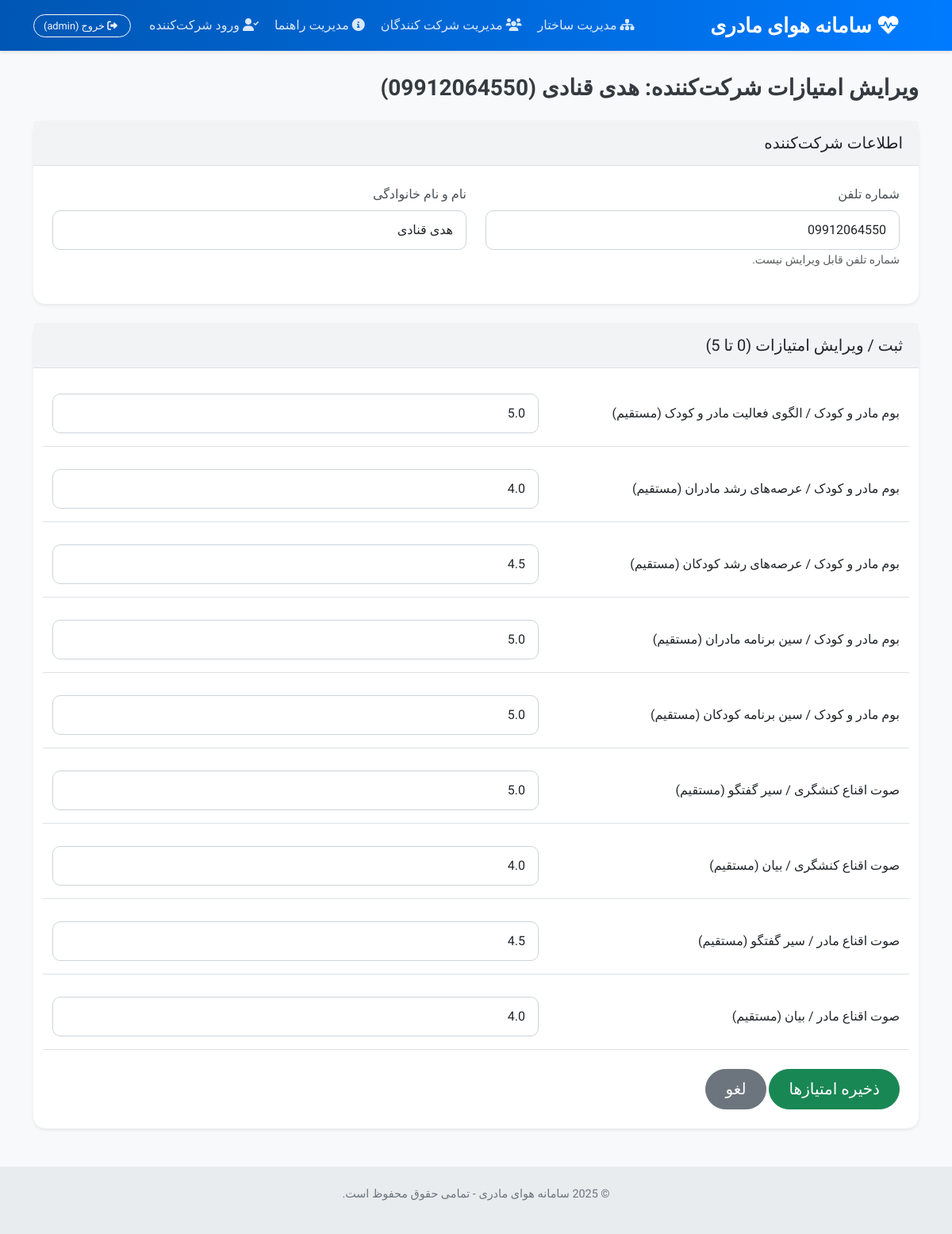
Screenshot of /participants/scores/09912064550 (signed in) with the database file from the repository.
### app/models.py (models this page shows, shortened)
class User(UserMixin, db.Model):
    id = db.Column(db.Integer, primary_key=True)
    username = db.Column(db.String(80), unique=True, nullable=False)
    password_hash = db.Column(db.String(256))

class Participant(db.Model):
    phone = db.Column(db.String(15), primary_key=True)
    name = db.Column(db.String(100), nullable=False)
    scores = db.relationship('Score', backref='participant', lazy='dynamic', cascade="all, delete-orphan")
    created_at = db.Column(db.DateTime, default=datetime.utcnow)
    attachment_filename = db.Column(db.String(255), nullable=True) # Store only the filename

### app/routes/participants.py (the view, shortened to what this page needs)
@participants_bp.route('/scores', methods=['GET', 'POST'])
@participants_bp.route('/scores/<string:phone>', methods=['GET', 'POST'])
@login_required
def manage_scores(phone=None):
    print(f"Accessing manage_scores with phone: {phone}, Method: {request.method}")
    participant = None; existing_scores_dict = {}; form_data_for_validation = request.form if request.method == 'POST' else None; form_data_for_population = None
    if phone:
        participant = Participant.query.get(phone)
        if not participant: flash(f"شرکت‌کننده‌ای با شماره تلفن {phone} یافت نشد.", "warning"); return redirect(url_for('participants.list_participants'))
        if request.method == 'GET':
            print(f"GET request for existing participant: {participant.name}")
            scores = Score.query.options(joinedload(Score.scored_measure).joinedload(Measure.indicator).joinedload(Indicator.axis), joinedload(Score.scored_indicator).joinedload(Indicator.axis)).filter_by(participant_phone=phone).all()
            for score in scores:
                 item = score.scored_measure if score.measure_id else score.scored_indicator
                 if item: field_name = get_hierarchical_name(item); existing_scores_dict[field_name] = score.value
                 else: field_name = f"measure_{score.measure_id}" if score.measure_id else f"indicator_{score.indicator_id}"; existing_scores_dict[field_name] = score.value
            form_data_for_population = participant
    try: scoreable_items = get_active_scoreable_items()
    except Exception as e: flash(f"خطا در بارگذاری سنجه‌ها/شاخص‌های فعال: {e}", "danger"); print(f"Error loading scoreable items: {e}"); traceback.print_exc(); scoreable_items = []
    participant_form = ParticipantInfoForm(formdata=form_data_for_validation, obj=form_data_for_population)
    class DynamicScoreForm(ScoreForm): pass
    item_name_map = {}
    if scoreable_items:
        for item in scoreable_items:
            field_label = get_hierarchical_name(item); field_name = field_label; item_name_map[field_name] = item
            if "خطا:" not in field_label: setattr(DynamicScoreForm, field_name, FloatField(field_label, validators=[DataRequired(message="امتیاز الزامی است."), NumberRange(min=0, max=5, message="امتیاز باید بین 0 و 5 باشد.")]))
            else: print(f"Skipping form field creation for item due to naming error: {item}")
    else:
        if request.method == 'GET' and not phone: flash("هیچ سنجه یا شاخص فعالی برای امتیازدهی یافت نشد.", "warning")
    if request.method == 'POST': score_form = DynamicScoreForm(formdata=request.form)
    elif phone and request.method == 'GET': score_form = DynamicScoreForm(data=existing_scores_dict); print(f"Populating score form with data: {existing_scores_dict}")
    else: score_form = DynamicScoreForm()
    return render_template('participants/add_scores.html', participant_form=participant_form, score_form=score_form, editing=bool(phone), scoreable_items=scoreable_items, item_name_map=item_name_map)

### app/forms.py
class ParticipantInfoForm(FlaskForm):
    phone = StringField('شماره تلفن', validators=[DataRequired(message="شماره تلفن الزامی است.")])
    name = StringField('نام و نام خانوادگی', validators=[DataRequired(message="نام الزامی است.")])

### app/routes/participants.py
    class DynamicScoreForm(ScoreForm): pass

### app/__init__.py (called while the page is built)
@login_manager.user_loader
def load_user(user_id):
    return User.query.get(int(user_id))

@app.context_processor
def inject_view_mode():
    from flask import g
    return dict(is_participant_view=getattr(g, 'is_participant_view', False))

@app.before_request
def set_participant_view_flag():
    from flask import request, g
    if not hasattr(g, 'is_participant_view'):
         g.is_participant_view = False
    if request.endpoint == 'results.participant_summary':
        view_mode = request.args.get('view_mode', 'admin')
        g.is_participant_view = (view_mode == 'participant')

### app/routes/participants.py (called while the page is built)
def get_hierarchical_name(item):
    if isinstance(item, Measure):
        if item.indicator and item.indicator.axis: return f"{item.indicator.axis.name} / {item.indicator.name} / {item.name}"
        else: return f"خطا: سنجه {item.id}"
    elif isinstance(item, Indicator):
        if item.axis: return f"{item.axis.name} / {item.name} (مستقیم)"
        else: return f"خطا: شاخص {item.id}"
    return "آیتم نامشخص"

### templates/participants/add_scores.html (shortened to what this page needs)
{% extends "base.html" %}
{% block content %}
<h2 class="section-title mb-4">
    {% if editing %}
        ویرایش امتیازات شرکت‌کننده: {{ participant_form.name.data }} ({{ participant_form.phone.data }})
    {% else %}
        افزودن شرکت‌کننده و ثبت امتیازات
    {% endif %}
</h2>
<form method="POST" action="{{ url_for('participants.manage_scores', phone=participant_form.phone.data if editing else None) }}">
    <div class="card mb-4 shadow-sm">
        <div class="card-header"><h5 class="mb-0">اطلاعات شرکت‌کننده</h5></div>
        <div class="card-body">
             <div class="row">
                 <div class="col-md-6 mb-3">
                     {{ participant_form.phone.label(class="form-label") }}
                     {{ participant_form.phone(class="form-control" + (" is-invalid" if participant_form.phone.errors else ""), placeholder="شماره تلفن...", readonly=editing) }}
                     {% if editing %}<small class="form-text text-muted">شماره تلفن قابل ویرایش نیست.</small>{% endif %}
                 </div>
                 <div class="col-md-6 mb-3">
                     {{ participant_form.name.label(class="form-label") }}
                     {{ participant_form.name(class="form-control" + (" is-invalid" if participant_form.name.errors else ""), placeholder="نام و نام خانوادگی...") }}
                 </div>
             </div>
        </div>
    </div>
    <div class="card shadow-sm">
        <div class="card-header"><h5 class="mb-0">ثبت / ویرایش امتیازات (0 تا 5)</h5></div>
        <div class="card-body">
            {% set score_fields = score_form | list | rejectattr('type', 'equalto', 'SubmitField') | rejectattr('type', 'equalto', 'CSRFTokenField') | rejectattr('type', 'equalto', 'HiddenField') | list %}
            {% if score_form and score_fields | length > 0 %}
                {% for field in score_fields %}
                <div class="mb-3 row align-items-center border-bottom pb-3 pt-2">
                    <label for="{{ field.id }}" class="col-md-5 col-form-label">{{ field.label.text }}</label>
                    <div class="col-md-7">
                        {{ field(class="form-control" + (" is-invalid" if field.errors else ""), type="number", step="0.1", min="0", max="5") }}
                    </div>
                </div>
                {% endfor %}
                <div class="mt-4">
                    {{ score_form.submit(class="btn btn-success btn-lg px-4") }}
                    <a href="{{ url_for('participants.list_participants') }}" class="btn btn-secondary btn-lg px-4 ms-2">لغو</a>
                </div>
            {% endif %}
        </div>
    </div>
</form>
{% endblock %}

### templates/base.html (shortened to what this page needs)
<!DOCTYPE html>
<html dir="rtl" lang="fa">
<head>
    <link href="https://cdn.jsdelivr.net/npm/bootstrap@5.3.0-alpha1/dist/css/bootstrap.min.css" rel="stylesheet">
    <link rel="stylesheet" href="https://cdnjs.cloudflare.com/ajax/libs/font-awesome/6.0.0/css/all.min.css">
</head>
<body>
    <nav class="navbar navbar-expand-lg navbar-dark fixed-top">
        <div class="container">
            <a class="navbar-brand" href="{{ url_for('main.index') if not request.endpoint.startswith('participant_view.') and not is_participant_view else '#' }}">
                 <i class="fas fa-heartbeat me-2"></i> سامانه هوای مادری
            </a>
            {% if not request.endpoint.startswith('participant_view.') and not is_participant_view and current_user.is_authenticated %}
            <div class="collapse navbar-collapse justify-content-end" id="navbarNav">
                <ul class="navbar-nav align-items-center">
                    <li class="nav-item">
                        <a class="nav-link {% if request.endpoint == 'admin.manage_hierarchy' %}active{% endif %}"
                           href="{{ url_for('admin.manage_hierarchy') }}">
                           <i class="fas fa-sitemap me-1"></i> مدیریت ساختار
                        </a>
                    </li>
                    <li class="nav-item">
                        <a class="nav-link {% if request.endpoint == 'participants.list_participants' %}active{% endif %}"
                           href="{{ url_for('participants.list_participants') }}">
                           <i class="fas fa-users me-1"></i> مدیریت شرکت کنندگان
                        </a>
                    </li>
                     <li class="nav-item">
                        <a class="nav-link {% if request.endpoint == 'admin.manage_help' %}active{% endif %}"
                           href="{{ url_for('admin.manage_help') }}">
                           <i class="fas fa-info-circle me-1"></i> مدیریت راهنما
                        </a>
                    </li>
                     <li class="nav-item">
                        <a class="nav-link" href="{{ url_for('participant_view.my_results_login') }}" target="_blank">
                           <i class="fas fa-user-check me-1"></i> ورود شرکت‌کننده
                        </a>
                    </li>
                    <li class="nav-item logout-item">
                         <a href="{{ url_for('auth.logout') }}" class="btn btn-outline-light btn-sm">
                             <i class="fas fa-sign-out-alt me-1"></i> خروج ({{ current_user.username }})
                         </a>
                    </li>
                </ul>
            </div>
            {% endif %}
        </div>
    </nav>
    <div class="container mt-4">
        {% block content %}{% endblock %}
    </div>
    {% if not request.endpoint.startswith(('auth.', 'participant_view.')) and not is_participant_view %}
    <footer class="footer mt-5">
        <div class="container">
            <p>&copy; {% block year %}2025{% endblock %} سامانه هوای مادری - تمامی حقوق محفوظ است.</p>
        </div>
    </footer>
    {% endif %}
</body>
</html>

### templates/base.html (style rules this page uses)
body { font-family: 'Vazirmatn', sans-serif; background-color: #f8f9fa; padding-top: 70px; direction: rtl; }
.navbar { background: linear-gradient(to right, #0056b3, #007bff); box-shadow: 0 2px 4px rgba(0,0,0,0.1); }
.navbar-brand { font-size: 1.6rem; font-weight: 700; color: #fff !important; }
.navbar-nav .nav-link { color: rgba(255, 255, 255, 0.85) !important; padding: 0.5rem 1rem; transition: color 0.2s ease; font-weight: 500; }
.navbar-nav .nav-item.logout-item { margin-right: 15px; }
.section-title { font-size: 1.75rem; font-weight: 600; margin-bottom: 1.5rem; color: #343a40; }
.card { border: none; border-radius: 15px; margin-bottom: 1.5rem; transition: transform 0.3s ease, box-shadow 0.3s ease; background-color: #fff; }
.card-header { background-color: #f1f3f5; border-bottom: 1px solid #dee2e6; font-weight: 600; border-top-left-radius: 15px; border-top-right-radius: 15px; padding: 1rem 1.25rem; }
.card-body { padding: 1.5rem; }
.footer { background-color: #e9ecef; padding: 1.5rem 0; text-align: center; color: #6c757d; margin-top: 3rem; font-size: 0.9rem; }
.btn { border-radius: 50px; padding: 0.6rem 1.2rem; font-weight: 500; transition: background-color 0.2s ease, box-shadow 0.2s ease; }
.btn-sm { padding: 0.25rem 0.75rem; font-size: 0.8rem; border-radius: 30px; }
.form-label { font-weight: 500; margin-bottom: 0.5rem; color: #495057; }
.form-control, .form-select { border-radius: 10px; border: 1px solid #ced4da; padding: 0.75rem 1rem; transition: border-color 0.2s ease, box-shadow 0.2s ease; }
.form-group, .mb-3 { margin-bottom: 1.25rem !important; }

### rows the page displays
User: username "admin"
Participant: name.data "هدی قنادی", phone.data "09912064550", phone "09912064550", name "هدی قنادی"

### other values shown
{{ participant_form.phone.label(class="form-label") }} "شماره تلفن"
{{ participant_form.name.label(class="form-label") }} "نام و نام خانوادگی"
{{ field.label.text }} "بوم مادر و کودک / الگوی فعالیت مادر و کودک (مستقیم)" "بوم مادر و کودک / عرصه‌های رشد مادران (مستقیم)" "بوم مادر و کودک / عرصه‌های رشد کودکان (مستقیم)" "بوم مادر و کودک / سین برنامه مادران (مستقیم)" "بوم مادر و کودک / سین برنامه کودکان (مستقیم)" "صوت اقناع کنشگری / سیر گفتگو (مستقیم)" "صوت اقناع کنشگری / بیان (مستقیم)" "صوت اقناع مادر / سیر گفتگو (مستقیم)" "صوت اقناع مادر / بیان (مستقیم)"
